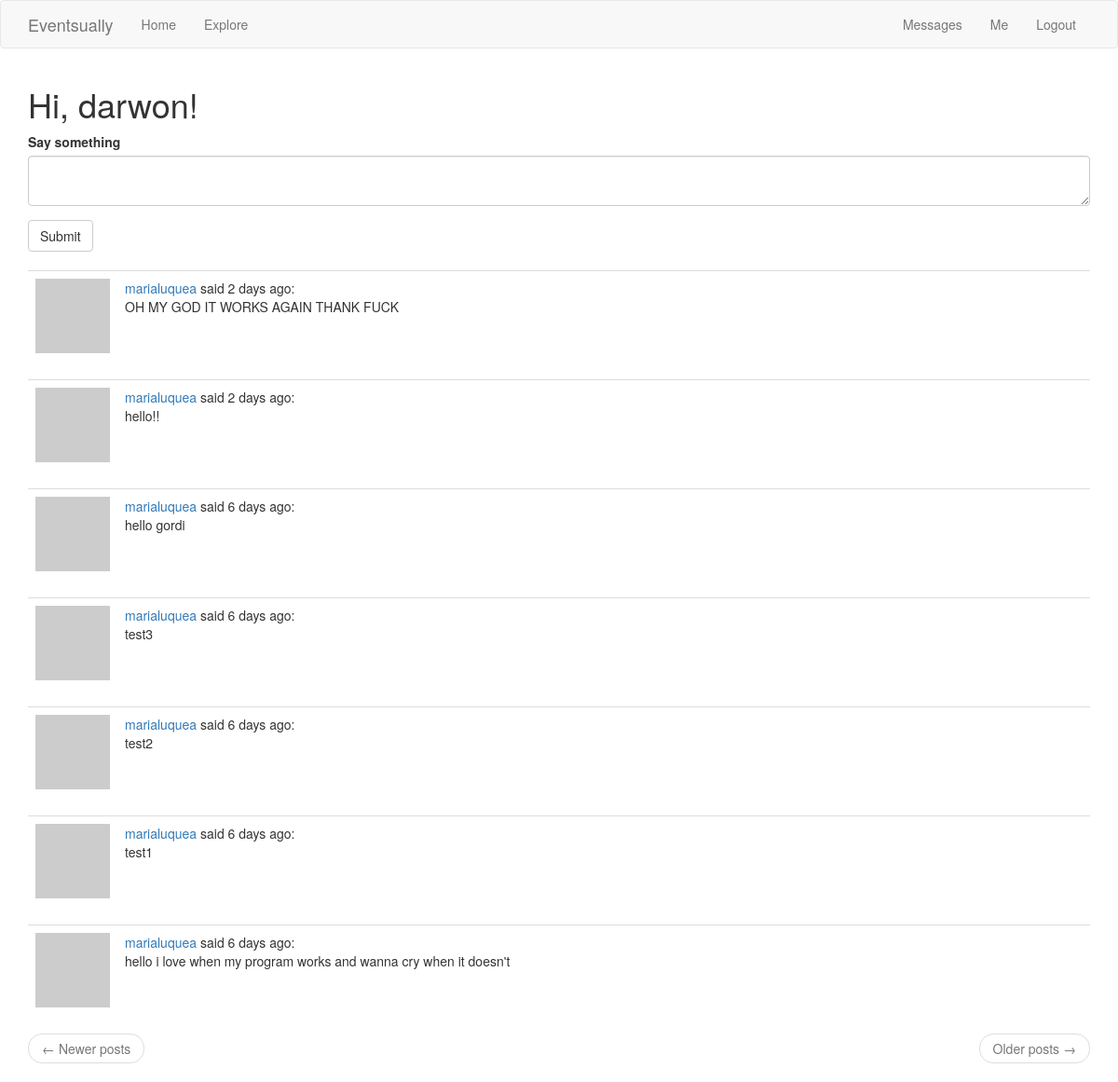
The page /index (signed in) on the database its author committed.
### app/models.py (models this page shows, shortened)
class User(UserMixin, db.Model):
    id = db.Column(db.Integer, primary_key=True)
    username = db.Column(db.String(64), index=True, unique=True)
    email = db.Column(db.String(120), index=True, unique=True)
    password_hash = db.Column(db.String(128))
    profilepic = db.Column(db.String(50))
    posts = db.relationship('Post', backref='author', lazy='dynamic')
    about_me = db.Column(db.String(200))
    last_seen = db.Column(db.DateTime, default=datetime.utcnow)
    followed = db.relationship(
        'User', secondary=followers,
        primaryjoin=(followers.c.follower_id == id),
        secondaryjoin=(followers.c.followed_id == id),
        backref=db.backref('followers', lazy='dynamic'), lazy='dynamic')
    messages_sent = db.relationship('Message',foreign_keys='Message.sender_id',backref='author', lazy='dynamic')
    messages_received = db.relationship('Message',foreign_keys='Message.recipient_id',backref='recipient', lazy='dynamic')
    last_message_read_time = db.Column(db.DateTime)
    notifications = db.relationship('Notification', backref='user',lazy='dynamic')
    def avatar(self, size):
        digest = md5(self.email.lower().encode('utf-8')).hexdigest()
        return 'https://www.gravatar.com/avatar/{}?d=identicon&s={}'.format(digest, size)
    def followed_posts(self):
        return Post.query.join(
            followers, (followers.c.followed_id == Post.user_id)).filter(
                followers.c.follower_id == self.id).order_by(
                    Post.timestamp.desc())
    def new_messages(self):
        last_read_time = self.last_message_read_time or datetime(1900, 1, 1)
        return Message.query.filter_by(recipient=self).filter(
            Message.timestamp > last_read_time).count()

class Post(db.Model):
    id = db.Column(db.Integer, primary_key=True)
    body = db.Column(db.String(140))
    timestamp = db.Column(db.DateTime, index=True, default=datetime.utcnow)
    user_id = db.Column(db.Integer, db.ForeignKey('user.id'))

### main.py (the view)
@app.route('/', methods=['GET', 'POST'])
@app.route('/index', methods=['GET', 'POST'])
@login_required
def index():
    form = PostForm()
    if form.validate_on_submit():
        post = Post(body=form.post.data, author=current_user)
        db.session.add(post)
        db.session.commit()
        flash('Your post is now live!')
        return redirect(url_for('index'))
    page = request.args.get('page', 1, type=int)
    posts = current_user.followed_posts().paginate(page, app.config['POSTS_PER_PAGE'], False)
    next_url = url_for('index', page=posts.next_num) \
        if posts.has_next else None
    prev_url = url_for('index', page=posts.prev_num) \
        if posts.has_prev else None
    return render_template('index.html', title='Home', form=form, posts=posts.items, next_url=next_url, prev_url=prev_url)

### app/forms.py
class PostForm(FlaskForm):
    post = TextAreaField('Say something', validators=[
        DataRequired(), Length(min=1, max=140)])
    submit = SubmitField('Submit')

### app/models.py (called while the page is built)
@login.user_loader
def load_user(id):
    return User.query.get(int(id))

### main.py (called while the page is built)
@app.before_request
def before_request():
    if current_user.is_authenticated:
        current_user.last_seen = datetime.utcnow()
        db.session.commit()

### app/templates/index.html
{% extends "base.html" %}
{% import 'bootstrap/wtf.html' as wtf %}
{% block app_content %}
    <h1>Hi, {{ current_user.username }}!</h1>
    {% if form %}
      {{ wtf.quick_form(form) }}
      <br>
    {% endif %}
    {% for post in posts %}
        {% include '_post.html' %}
    {% endfor %}
    <nav aria-label="...">
            <ul class="pager">
                <li class="previous{% if not prev_url %} disabled{% endif %}">
                    <a href="{{ prev_url or '#' }}">
                        <span aria-hidden="true">&larr;</span> Newer posts
                    </a>
                </li>
                <li class="next{% if not next_url %} disabled{% endif %}">
                    <a href="{{ next_url or '#' }}">
                        Older posts <span aria-hidden="true">&rarr;</span>
                    </a>
                </li>
            </ul>
        </nav>
    {% endblock %}

### app/templates/base.html (shortened to what this page needs)
{% extends 'bootstrap/base.html' %}
{% block navbar %}
    <nav class="navbar navbar-default">
        <div class="container">
            <div class="navbar-header">
                <a class="navbar-brand" href="{{ url_for('index') }}">Eventsually</a>
            </div>
            <div class="collapse navbar-collapse" id="bs-example-navbar-collapse-1">
                <ul class="nav navbar-nav">
                    <li><a href="{{ url_for('index') }}">Home</a></li>
                    <li><a href="{{ url_for('explore') }}">Explore</a></li>
                </ul>
                <ul class="nav navbar-nav navbar-right">
                    {% if current_user.is_anonymous %}
                    <li><a href="{{ url_for('login') }}">Login</a></li>
                    {% else %}
                    <li>
                        <a href="{{ url_for('messages') }}">
                            {{ 'Messages' }}
                            {% set new_messages = current_user.new_messages() %}
                        </a>
                    </li>
                    <li><a href="{{ url_for('user', username=current_user.username) }}">Me</a></li>
                    <li><a href="{{ url_for('logout') }}">Logout</a></li>
                    {% endif %}
                </ul>
            </div>
        </div>
    </nav>
{% endblock %}
{% block content %}
    <div class="container">
        {% block app_content %}
        {% endblock %}
    </div>
{% endblock %}

### app/templates/_post.html
<table class="table table-hover">
        <tr>
            <td width="70px">
                <a href="{{ url_for('user', username=post.author.username) }}">
                    <img src="{{ post.author.avatar(70) }}" />
                </a>
            </td>
            <td>
                <a href="{{ url_for('user', username=post.author.username) }}">
                    {{ post.author.username }}
                </a>
                said {{ moment(post.timestamp).fromNow() }}:
                <br>
                {{ post.body }}
            </td>
        </tr>
    </table>

### rows shown on the page
User: username "darwon"
Post: author.username "marialuquea", timestamp "2 days ago", body "OH MY GOD IT WORKS AGAIN THANK FUCK"
Post: author.username "marialuquea", timestamp "2 days ago", body "hello!!"
Post: author.username "marialuquea", timestamp "6 days ago", body "hello gordi"
Post: author.username "marialuquea", timestamp "6 days ago", body "test3"
Post: author.username "marialuquea", timestamp "6 days ago", body "test2"
Post: author.username "marialuquea", timestamp "6 days ago", body "test1"
Post: author.username "marialuquea", timestamp "6 days ago", body "hello i love when my program works and wanna cry when it doesn't"

### other values the page prints
{{ 'Messages' }} "Messages"
